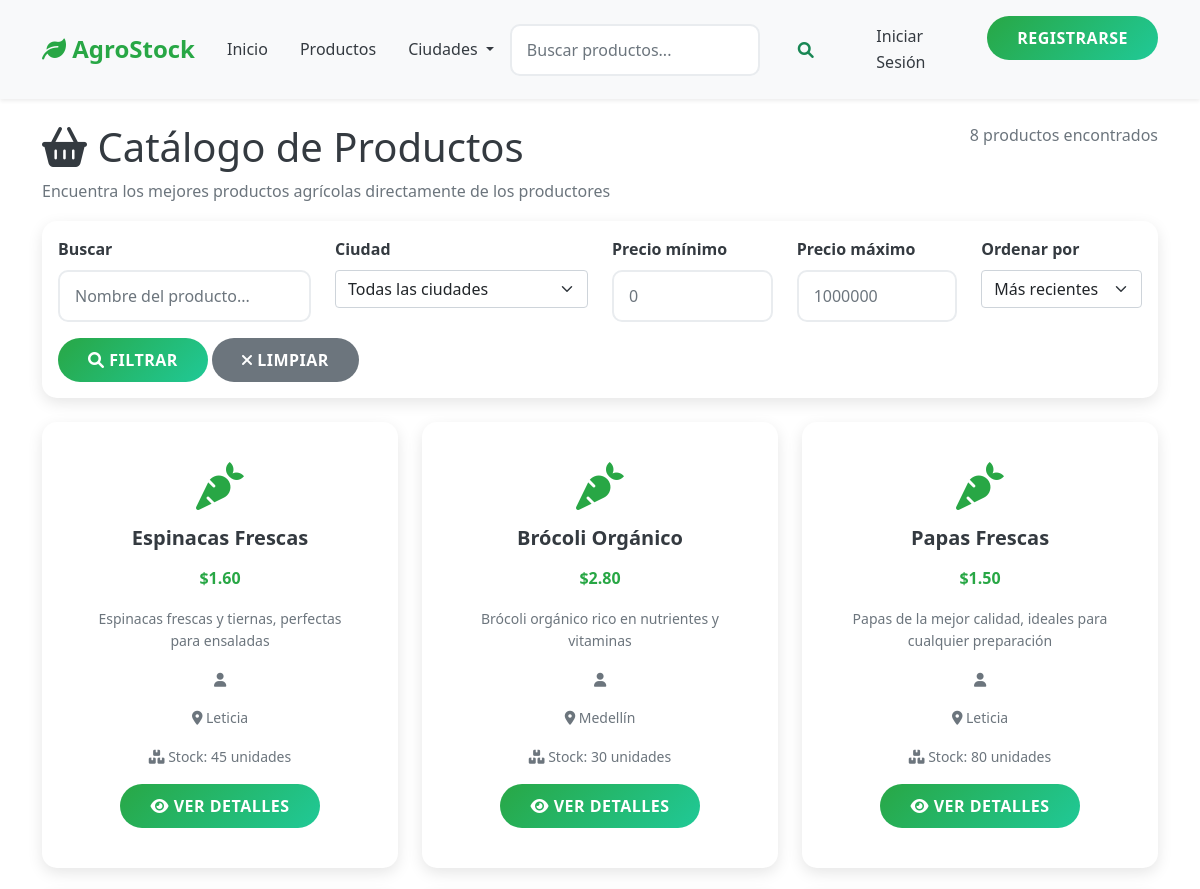
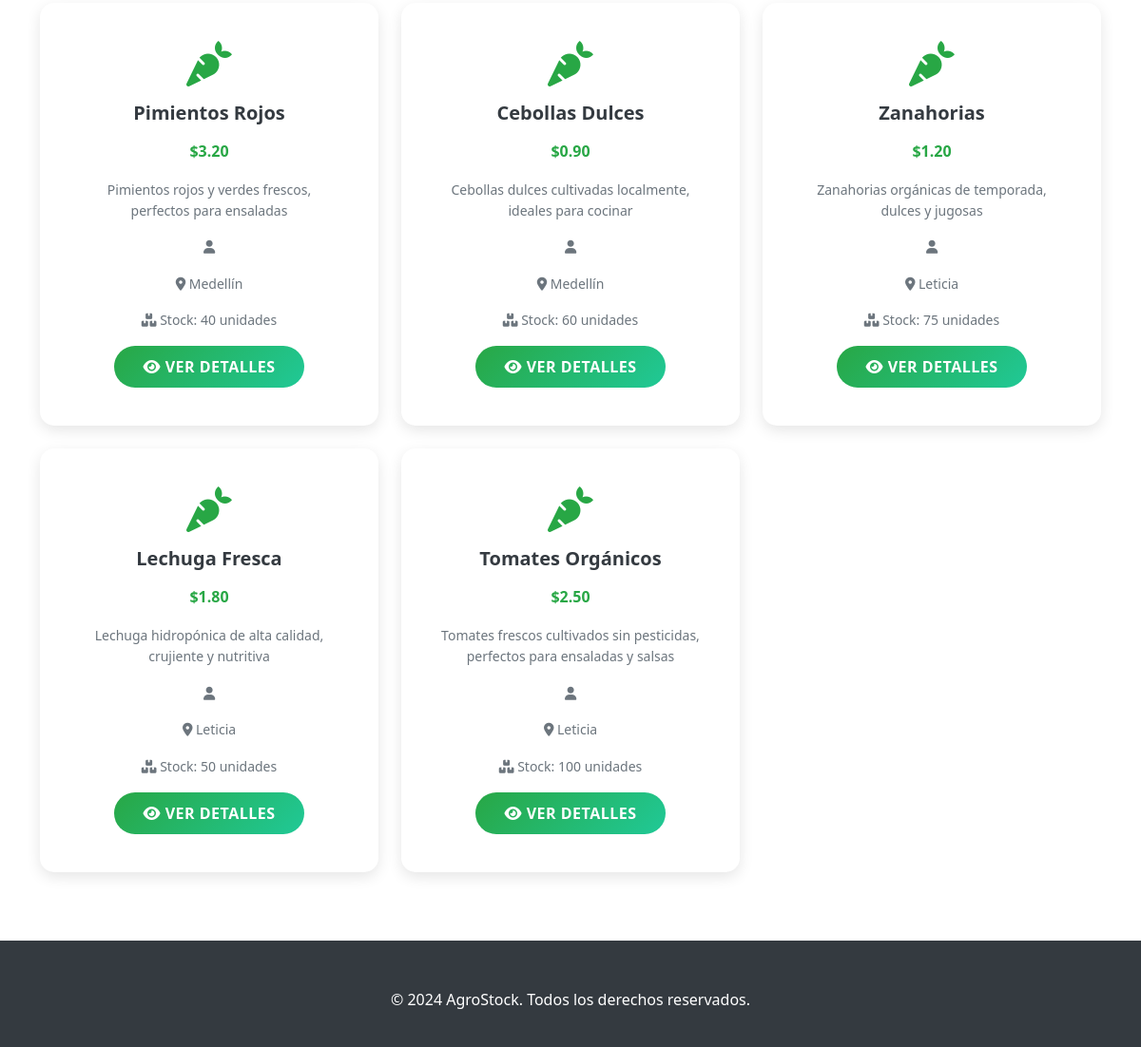
Screenshot of /index.php?modulo=inicio&accion=productos with the database file from the repository (2 pictures, top to bottom).
### tables this page shows
CREATE TABLE `productos` (
  `id_producto` int(11) NOT NULL,
  `nombre` varchar(100) NOT NULL,
  `descripcion` text DEFAULT NULL,
  `precio` decimal(10,2) NOT NULL,
  `stock` int(11) NOT NULL,
  `id_usuario` int(11) DEFAULT NULL,
  `id_ciudad_origen` int(11) DEFAULT NULL
);

CREATE TABLE `ciudades` (
  `id_ciudad` int(11) NOT NULL,
  `nombre` varchar(100) NOT NULL,
  `id_departamento` int(11) DEFAULT NULL
);

### controlador/InicioControlador.php (called while the page is built, shortened)
<?php
require_once dirname(__DIR__) . '/modelo/productoModelo.php';
class InicioControlador {
    private $productoModelo;
    public function __construct() {
        $this->productoModelo = new ProductoModelo();
    }
    public function productos() {
        try {
            $filtros = [
                'busqueda' => $_GET['busqueda'] ?? '',
                'id_ciudad_origen' => $_GET['id_ciudad_origen'] ?? '',
                'precio_min' => $_GET['precio_min'] ?? '',
                'precio_max' => $_GET['precio_max'] ?? '',
                'orden' => $_GET['orden'] ?? 'p.id_producto DESC',
                'limite' => 12,
                'offset' => ($_GET['pagina'] ?? 1) - 1
            ];
            $productos = $this->productoModelo->obtenerProductos($filtros);
            $autenticado = verificarAutenticacion();
            include dirname(__DIR__) . '/modulos/productos.php';
        } catch (Exception $e) {
            $this->mostrarError($e->getMessage());
        }
    }
}
?>

### index.php (called while the page is built, shortened)
<?php
require_once MODELO_PATH . '/conexion.php';
function verificarAutenticacion() {
    return isset($_SESSION['autenticado']) && $_SESSION['autenticado'] === true;
}
$accion = $_GET['accion'] ?? 'index';
try {
    $controlador = new $controladorClass();
    $controlador->$accion();
} catch (Exception $e) {
    echo '<!DOCTYPE html>
    <html lang="es">
    <head>
        <meta charset="UTF-8">
        <meta name="viewport" content="width=device-width, initial-scale=1.0">
        <title>Error - AgroStock</title>
        <link href="https://cdn.jsdelivr.net/npm/bootstrap@5.1.3/dist/css/bootstrap.min.css" rel="stylesheet">
        <link href="vista/css/estilos.css" rel="stylesheet">
    </head>
    <body>
        <div class="container mt-5">
            <div class="row justify-content-center">
                <div class="col-md-8">
                    <div class="card">
                        <div class="card-header bg-danger text-white">
                            <h4 class="mb-0"><i class="fas fa-exclamation-triangle"></i> Error</h4>
                        </div>
                        <div class="card-body">
                            <p class="lead">Ha ocurrido un error en la aplicación:</p>
                            <div class="alert alert-danger">
                                <strong>' . htmlspecialchars($e->getMessage()) . '</strong>
                            </div>
                            <div class="mt-3">
                                <a href="index.php" class="btn btn-primary">
                                    <i class="fas fa-home"></i> Volver al inicio
                                </a>
                                <a href="javascript:history.back()" class="btn btn-secondary">
                                    <i class="fas fa-arrow-left"></i> Volver atrás
                                </a>
                            </div>
                        </div>
                    </div>
                </div>
            </div>
        </div>
        <script src="https://cdn.jsdelivr.net/npm/bootstrap@5.1.3/dist/js/bootstrap.bundle.min.js"></script>
    </body>
    </html>';
}
?>

### modelo/conexion.php (called while the page is built, shortened)
<?php
class Conexion {
    private $host = 'localhost';
    private $dbname = 'Agrostock';
    private $username = 'root';
    private $password = '';
    private $charset = 'utf8mb4';
    private $pdo;
    public function __construct() {
        try {
            $dsn = "mysql:host={$this->host};dbname={$this->dbname};charset={$this->charset}";
            $options = [
                PDO::ATTR_ERRMODE => PDO::ERRMODE_EXCEPTION,
                PDO::ATTR_DEFAULT_FETCH_MODE => PDO::FETCH_ASSOC,
                PDO::ATTR_EMULATE_PREPARES => false,
            ];
            $this->pdo = new PDO($dsn, $this->username, $this->password, $options);
        } catch (PDOException $e) {
            throw new Exception("Error de conexión: " . $e->getMessage());
        }
    }
    public function ejecutarConsulta($sql, $params = []) {
        try {
            $stmt = $this->pdo->prepare($sql);
            $stmt->execute($params);
            return $stmt;
        } catch (PDOException $e) {
            throw new Exception("Error en la consulta: " . $e->getMessage());
        }
    }
    public function obtenerFilas($sql, $params = []) {
        $stmt = $this->ejecutarConsulta($sql, $params);
        return $stmt->fetchAll();
    }
}
?>

### modelo/productoModelo.php (called while the page is built, shortened)
<?php
require_once 'conexion.php';
class ProductoModelo {
    private $conexion;
    public function __construct() {
        $this->conexion = new Conexion();
    }
    public function obtenerProductos($filtros = []) {
        try {
            $sql = "SELECT p.*, u.nombre as productor_nombre, c.nombre as ciudad_origen
                    FROM productos p
                    LEFT JOIN usuarios u ON p.id_usuario = u.id_usuario
                    LEFT JOIN ciudades c ON p.id_ciudad_origen = c.id_ciudad
                    WHERE 1=1";
            $params = [];
            $orden = isset($filtros['orden']) ? $filtros['orden'] : 'p.id_producto DESC';
            $sql .= " ORDER BY {$orden}";
            if (isset($filtros['limite'])) {
                $sql .= " LIMIT :limite";
                $params['limite'] = $filtros['limite'];
                if (isset($filtros['offset'])) {
                    $sql .= " OFFSET :offset";
                    $params['offset'] = $filtros['offset'];
                }
            }
            return $this->conexion->obtenerFilas($sql, $params);
        } catch (Exception $e) {
            throw new Exception("Error al obtener productos: " . $e->getMessage());
        }
    }
}
?>

### modulos/productos.php (the view, shortened to what this page needs)
<!DOCTYPE html>
<html lang="es">
<head>
    <link href="https://cdn.jsdelivr.net/npm/bootstrap@5.1.3/dist/css/bootstrap.min.css" rel="stylesheet">
    <link href="https://cdnjs.cloudflare.com/ajax/libs/font-awesome/6.0.0/css/all.min.css" rel="stylesheet">
    <link href="../vista/css/estilos.css" rel="stylesheet">
</head>
<body>
    <nav class="navbar navbar-expand-lg navbar-light bg-light shadow-sm">
        <div class="container">
            <a class="navbar-brand" href="index.php">
                <i class="fas fa-leaf"></i> AgroStock
            </a>
            <div class="collapse navbar-collapse" id="navbarNav">
                <ul class="navbar-nav me-auto">
                    <li class="nav-item">
                        <a class="nav-link" href="index.php">Inicio</a>
                    </li>
                    <li class="nav-item">
                        <a class="nav-link active" href="index.php?modulo=inicio&accion=productos">Productos</a>
                    </li>
                    <li class="nav-item dropdown">
                        <a class="nav-link dropdown-toggle" href="#" id="ciudadesDropdown" role="button" data-bs-toggle="dropdown">
                            Ciudades
                        </a>
                    </li>
                </ul>
                <form class="d-flex me-3" action="index.php" method="GET">
                    <input class="form-control me-2" type="search" name="q" placeholder="Buscar productos..." aria-label="Buscar">
                    <button class="btn btn-outline-success" type="submit">
                        <i class="fas fa-search"></i>
                    </button>
                </form>
                <ul class="navbar-nav">
                    <?php if ($autenticado): ?>
                        <li class="nav-item dropdown">
                            <a class="nav-link dropdown-toggle" href="#" id="navbarDropdown" role="button" data-bs-toggle="dropdown">
                                <i class="fas fa-user"></i> <?php echo htmlspecialchars($usuario['nombre']); ?>
                            </a>
                            <ul class="dropdown-menu">
                                <li><a class="dropdown-item" href="index.php?modulo=usuario&accion=perfil">Mi Perfil</a></li>
                                <?php if ($tipoUsuario === 'productor'): ?>
                                    <li><a class="dropdown-item" href="index.php?modulo=productor&accion=dashboard">Dashboard Productor</a></li>
                                <?php elseif ($tipoUsuario === 'admin'): ?>
                                    <li><a class="dropdown-item" href="index.php?modulo=admin&accion=dashboard">Dashboard Admin</a></li>
                                <?php endif; ?>
                                <li><hr class="dropdown-divider"></li>
                                <li><a class="dropdown-item" href="index.php?modulo=usuario&accion=logout">Cerrar Sesión</a></li>
                            </ul>
                        </li>
                    <?php else: ?>
                        <li class="nav-item">
                            <a class="nav-link" href="index.php?modulo=usuario&accion=login">Iniciar Sesión</a>
                        </li>
                        <li class="nav-item">
                            <a class="btn btn-primary ms-2" href="index.php?modulo=usuario&accion=registrar">Registrarse</a>
                        </li>
                    <?php endif; ?>
                </ul>
            </div>
        </div>
    </nav>
    <div class="container mt-4">
        <div class="row">
            <div class="col-md-8">
                <h1><i class="fas fa-shopping-basket"></i> Catálogo de Productos</h1>
                <p class="text-muted">Encuentra los mejores productos agrícolas directamente de los productores</p>
            </div>
            <div class="col-md-4 text-end">
                <p class="text-muted"><?php echo count($productos); ?> productos encontrados</p>
            </div>
        </div>
    </div>
    <div class="container mb-4">
        <div class="card">
            <div class="card-body">
                <form method="GET" action="index.php">
                    <div class="row">
                        <div class="col-md-3">
                            <label for="busqueda" class="form-label">Buscar</label>
                            <input type="text" class="form-control" id="busqueda" name="busqueda" value="<?php echo htmlspecialchars($_GET['busqueda'] ?? ''); ?>" placeholder="Nombre del producto...">
                        </div>
                        <div class="col-md-3">
                            <label for="id_ciudad_origen" class="form-label">Ciudad</label>
                            <select class="form-select" id="id_ciudad_origen" name="id_ciudad_origen">
                                <option value="">Todas las ciudades</option>
                            </select>
                        </div>
                        <div class="col-md-2">
                            <label for="precio_min" class="form-label">Precio mínimo</label>
                            <input type="number" class="form-control" id="precio_min" name="precio_min" value="<?php echo htmlspecialchars($_GET['precio_min'] ?? ''); ?>" placeholder="0">
                        </div>
                        <div class="col-md-2">
                            <label for="precio_max" class="form-label">Precio máximo</label>
                            <input type="number" class="form-control" id="precio_max" name="precio_max" value="<?php echo htmlspecialchars($_GET['precio_max'] ?? ''); ?>" placeholder="1000000">
                        </div>
                        <div class="col-md-2">
                            <label for="orden" class="form-label">Ordenar por</label>
                            <select class="form-select" id="orden" name="orden">
                                <option value="p.id_producto DESC" <?php echo (isset($_GET['orden']) && $_GET['orden'] == 'p.id_producto DESC') ? 'selected' : ''; ?>>Más recientes</option>
                            </select>
                        </div>
                    </div>
                    <div class="row mt-3">
                        <div class="col-12">
                            <button type="submit" class="btn btn-primary">
                                <i class="fas fa-search"></i> Filtrar
                            </button>
                            <a href="index.php?modulo=inicio&accion=productos" class="btn btn-secondary">
                                <i class="fas fa-times"></i> Limpiar
                            </a>
                        </div>
                    </div>
                </form>
            </div>
        </div>
    </div>
    <div class="container">
        <?php if (!empty($productos)): ?>
            <div class="row">
                <?php foreach ($productos as $producto): ?>
                <div class="col-md-4 mb-4">
                    <div class="card product-card h-100">
                        <div class="card-body text-center">
                            <i class="fas fa-carrot fa-3x text-success mb-3"></i>
                            <h5 class="card-title"><?php echo htmlspecialchars($producto['nombre']); ?></h5>
                            <p class="card-text text-success fw-bold">$<?php echo number_format($producto['precio'], 2); ?></p>
                            <?php if (!empty($producto['descripcion'])): ?>
                                <p class="card-text small"><?php echo htmlspecialchars(substr($producto['descripcion'], 0, 100)) . (strlen($producto['descripcion']) > 100 ? '...' : ''); ?></p>
                            <?php endif; ?>
                            <p class="card-text small text-muted">
                                <i class="fas fa-user"></i> <?php echo htmlspecialchars($producto['productor_nombre']); ?>
                            </p>
                            <?php if (isset($producto['ciudad_origen'])): ?>
                                <p class="card-text small text-muted">
                                    <i class="fas fa-map-marker-alt"></i> <?php echo htmlspecialchars($producto['ciudad_origen']); ?>
                                </p>
                            <?php endif; ?>
                            <p class="card-text small text-muted">
                                <i class="fas fa-boxes"></i> Stock: <?php echo $producto['stock']; ?> unidades
                            </p>
                            <a href="index.php?modulo=inicio&accion=producto&id=<?php echo $producto['id_producto']; ?>" class="btn btn-primary">
                                <i class="fas fa-eye"></i> Ver Detalles
                            </a>
                        </div>
                    </div>
                </div>
                <?php endforeach; ?>
            </div>
        <?php endif; ?>
    </div>
    <footer class="footer mt-5">
        <div class="container">
            <div class="text-center">
                <p>&copy; 2024 AgroStock. Todos los derechos reservados.</p>
            </div>
        </div>
    </footer>
</body>
</html>

### rows the page displays
productos: nombre "Espinacas Frescas", precio "1.60", descripcion "Espinacas frescas y tiernas, perfectas para ensaladas", id_ciudad_origen.nombre "Leticia", stock "45"
productos: nombre "Brócoli Orgánico", precio "2.80", descripcion "Brócoli orgánico rico en nutrientes y vitaminas", id_ciudad_origen.nombre "Medellín", stock "30"
productos: nombre "Papas Frescas", precio "1.50", descripcion "Papas de la mejor calidad, ideales para cualquier preparación", id_ciudad_origen.nombre "Leticia", stock "80"
productos: nombre "Pimientos Rojos", precio "3.20", descripcion "Pimientos rojos y verdes frescos, perfectos para ensaladas", id_ciudad_origen.nombre "Medellín", stock "40"
productos: nombre "Cebollas Dulces", precio "0.90", descripcion "Cebollas dulces cultivadas localmente, ideales para cocinar", id_ciudad_origen.nombre "Medellín", stock "60"
productos: nombre "Zanahorias", precio "1.20", descripcion "Zanahorias orgánicas de temporada, dulces y jugosas", id_ciudad_origen.nombre "Leticia", stock "75"
productos: nombre "Lechuga Fresca", precio "1.80", descripcion "Lechuga hidropónica de alta calidad, crujiente y nutritiva", id_ciudad_origen.nombre "Leticia", stock "50"
productos: nombre "Tomates Orgánicos", precio "2.50", descripcion "Tomates frescos cultivados sin pesticidas, perfectos para ensaladas y salsas", id_ciudad_origen.nombre "Leticia", stock "100"

### other values shown
count($productos) "8"
